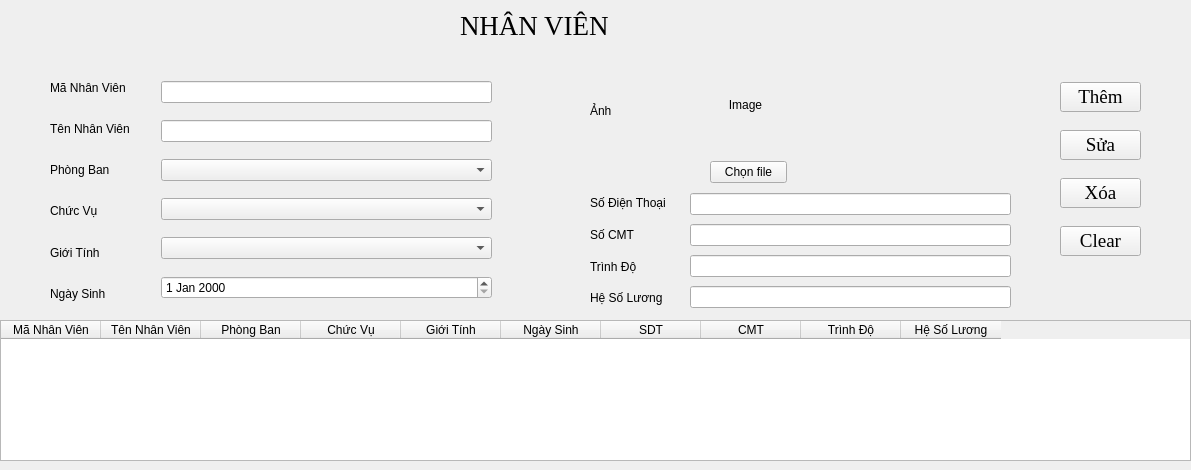
<?xml version="1.0" encoding="UTF-8"?>
<ui version="4.0">
 <class>FrameNV</class>
 <widget class="QFrame" name="FrameNV">
  <property name="geometry">
   <rect>
    <x>0</x>
    <y>0</y>
    <width>1191</width>
    <height>470</height>
   </rect>
  </property>
  <property name="windowTitle">
   <string>Frame</string>
  </property>
  <widget class="QWidget" name="verticalLayoutWidget">
   <property name="geometry">
    <rect>
     <x>50</x>
     <y>70</y>
     <width>111</width>
     <height>241</height>
    </rect>
   </property>
   <layout class="QVBoxLayout" name="verticalLayout">
    <item>
     <widget class="QLabel" name="label_8">
      <property name="text">
       <string>Mã Nhân Viên</string>
      </property>
     </widget>
    </item>
    <item>
     <widget class="QLabel" name="label_12">
      <property name="text">
       <string>Tên Nhân Viên</string>
      </property>
     </widget>
    </item>
    <item>
     <widget class="QLabel" name="label_10">
      <property name="text">
       <string>Phòng Ban</string>
      </property>
     </widget>
    </item>
    <item>
     <widget class="QLabel" name="label_9">
      <property name="text">
       <string>Chức Vụ</string>
      </property>
     </widget>
    </item>
    <item>
     <widget class="QLabel" name="label_11">
      <property name="text">
       <string>Giới Tính</string>
      </property>
     </widget>
    </item>
    <item>
     <widget class="QLabel" name="label_7">
      <property name="text">
       <string>Ngày Sinh</string>
      </property>
     </widget>
    </item>
   </layout>
  </widget>
  <widget class="QWidget" name="verticalLayoutWidget_10">
   <property name="geometry">
    <rect>
     <x>710</x>
     <y>160</y>
     <width>77</width>
     <height>25</height>
    </rect>
   </property>
   <layout class="QVBoxLayout" name="verticalLayout_11">
    <item>
     <widget class="QPushButton" name="btChoose">
      <property name="text">
       <string>Chọn file</string>
      </property>
     </widget>
    </item>
   </layout>
  </widget>
  <widget class="QWidget" name="verticalLayoutWidget_2">
   <property name="geometry">
    <rect>
     <x>161</x>
     <y>70</y>
     <width>331</width>
     <height>241</height>
    </rect>
   </property>
   <layout class="QVBoxLayout" name="verticalLayout_2">
    <item>
     <widget class="QLineEdit" name="txtIDNV"/>
    </item>
    <item>
     <widget class="QLineEdit" name="txtfullName"/>
    </item>
    <item>
     <widget class="QComboBox" name="comboPB"/>
    </item>
    <item>
     <widget class="QComboBox" name="comboCV"/>
    </item>
    <item>
     <widget class="QComboBox" name="comboSex"/>
    </item>
    <item>
     <widget class="QDateEdit" name="deDateOfBirth"/>
    </item>
   </layout>
  </widget>
  <widget class="QWidget" name="verticalLayoutWidget_6">
   <property name="geometry">
    <rect>
     <x>690</x>
     <y>190</y>
     <width>321</width>
     <height>121</height>
    </rect>
   </property>
   <layout class="QVBoxLayout" name="verticalLayout_6">
    <item>
     <widget class="QLineEdit" name="txtSDT"/>
    </item>
    <item>
     <widget class="QLineEdit" name="txtCMT"/>
    </item>
    <item>
     <widget class="QLineEdit" name="txtTrinhDo"/>
    </item>
    <item>
     <widget class="QLineEdit" name="txtHSL"/>
    </item>
   </layout>
  </widget>
  <widget class="QTableWidget" name="dataTab">
   <property name="geometry">
    <rect>
     <x>0</x>
     <y>320</y>
     <width>1191</width>
     <height>141</height>
    </rect>
   </property>
   <column>
    <property name="text">
     <string>Mã Nhân Viên</string>
    </property>
   </column>
   <column>
    <property name="text">
     <string>Tên Nhân Viên</string>
    </property>
   </column>
   <column>
    <property name="text">
     <string>Phòng Ban</string>
    </property>
   </column>
   <column>
    <property name="text">
     <string>Chức Vụ</string>
    </property>
   </column>
   <column>
    <property name="text">
     <string>Giới Tính</string>
    </property>
   </column>
   <column>
    <property name="text">
     <string>Ngày Sinh</string>
    </property>
   </column>
   <column>
    <property name="text">
     <string>SDT</string>
    </property>
   </column>
   <column>
    <property name="text">
     <string>CMT</string>
    </property>
   </column>
   <column>
    <property name="text">
     <string>Trình Độ</string>
    </property>
   </column>
   <column>
    <property name="text">
     <string>Hệ Số Lương</string>
    </property>
   </column>
  </widget>
  <widget class="QWidget" name="verticalLayoutWidget_7">
   <property name="geometry">
    <rect>
     <x>1060</x>
     <y>70</y>
     <width>81</width>
     <height>199</height>
    </rect>
   </property>
   <layout class="QVBoxLayout" name="verticalLayout_8">
    <item>
     <widget class="QPushButton" name="btAdd">
      <property name="font">
       <font>
        <family>Times New Roman</family>
        <pointsize>14</pointsize>
       </font>
      </property>
      <property name="text">
       <string>Thêm</string>
      </property>
     </widget>
    </item>
    <item>
     <widget class="QPushButton" name="btFix">
      <property name="font">
       <font>
        <family>Times New Roman</family>
        <pointsize>14</pointsize>
       </font>
      </property>
      <property name="text">
       <string>Sửa</string>
      </property>
     </widget>
    </item>
    <item>
     <widget class="QPushButton" name="btDel">
      <property name="font">
       <font>
        <family>Times New Roman</family>
        <pointsize>14</pointsize>
       </font>
      </property>
      <property name="text">
       <string>Xóa</string>
      </property>
     </widget>
    </item>
    <item>
     <widget class="QPushButton" name="btClear">
      <property name="font">
       <font>
        <family>Times New Roman</family>
        <pointsize>14</pointsize>
       </font>
      </property>
      <property name="text">
       <string>Clear</string>
      </property>
     </widget>
    </item>
   </layout>
  </widget>
  <widget class="QWidget" name="verticalLayoutWidget_5">
   <property name="geometry">
    <rect>
     <x>590</x>
     <y>190</y>
     <width>101</width>
     <height>121</height>
    </rect>
   </property>
   <layout class="QVBoxLayout" name="verticalLayout_5">
    <item>
     <widget class="QLabel" name="label_16">
      <property name="text">
       <string>Số Điện Thoại</string>
      </property>
     </widget>
    </item>
    <item>
     <widget class="QLabel" name="label_17">
      <property name="text">
       <string>Số CMT</string>
      </property>
     </widget>
    </item>
    <item>
     <widget class="QLabel" name="label_18">
      <property name="text">
       <string>Trình Độ</string>
      </property>
     </widget>
    </item>
    <item>
     <widget class="QLabel" name="label_15">
      <property name="text">
       <string>Hệ Số Lương</string>
      </property>
     </widget>
    </item>
   </layout>
  </widget>
  <widget class="QLabel" name="label_6">
   <property name="geometry">
    <rect>
     <x>460</x>
     <y>10</y>
     <width>161</width>
     <height>31</height>
    </rect>
   </property>
   <property name="font">
    <font>
     <family>Times New Roman</family>
     <pointsize>20</pointsize>
    </font>
   </property>
   <property name="text">
    <string>NHÂN VIÊN</string>
   </property>
  </widget>
  <widget class="QWidget" name="verticalLayoutWidget_9">
   <property name="geometry">
    <rect>
     <x>690</x>
     <y>59</y>
     <width>111</width>
     <height>91</height>
    </rect>
   </property>
   <layout class="QVBoxLayout" name="verticalLayout_10">
    <item>
     <widget class="QLabel" name="lbImg">
      <property name="styleSheet">
       <string notr="true">border-color: rgb(0, 0, 0);</string>
      </property>
      <property name="text">
       <string>Image</string>
      </property>
      <property name="alignment">
       <set>Qt::AlignCenter</set>
      </property>
      <property name="margin">
       <number>0</number>
      </property>
     </widget>
    </item>
   </layout>
  </widget>
  <widget class="QWidget" name="verticalLayoutWidget_8">
   <property name="geometry">
    <rect>
     <x>590</x>
     <y>90</y>
     <width>101</width>
     <height>41</height>
    </rect>
   </property>
   <layout class="QVBoxLayout" name="verticalLayout_9">
    <item>
     <widget class="QLabel" name="label_14">
      <property name="text">
       <string>Ảnh</string>
      </property>
     </widget>
    </item>
   </layout>
  </widget>
 </widget>
 <resources/>
 <connections/>
</ui>
